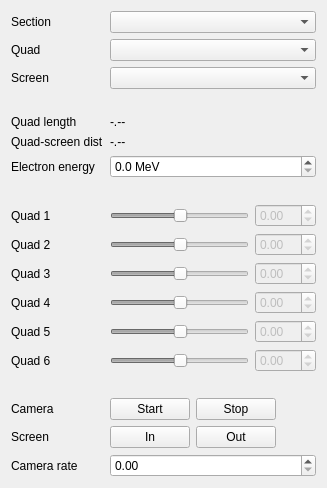
         <widget class="QWidget" name="quad_tab">
          <attribute name="title">
           <string>Devices</string>
          </attribute>
          <layout class="QHBoxLayout" name="horizontalLayout_5">
           <item>
            <layout class="QGridLayout" name="gridLayout">
             <item row="2" column="0">
              <widget class="QLabel" name="label_3">
               <property name="text">
                <string>Screen</string>
               </property>
              </widget>
             </item>
             <item row="16" column="1">
              <layout class="QHBoxLayout" name="horizontalLayout_4">
               <item>
                <widget class="QPushButton" name="screen_in_button">
                 <property name="maximumSize">
                  <size>
                   <width>100</width>
                   <height>16777215</height>
                  </size>
                 </property>
                 <property name="text">
                  <string>In</string>
                 </property>
                </widget>
               </item>
               <item>
                <widget class="QPushButton" name="screen_out_button">
                 <property name="maximumSize">
                  <size>
                   <width>100</width>
                   <height>16777215</height>
                  </size>
                 </property>
                 <property name="text">
                  <string>Out</string>
                 </property>
                </widget>
               </item>
               <item>
                <spacer name="horizontalSpacer_3">
                 <property name="orientation">
                  <enum>Qt::Horizontal</enum>
                 </property>
                 <property name="sizeHint" stdset="0">
                  <size>
                   <width>40</width>
                   <height>20</height>
                  </size>
                 </property>
                </spacer>
               </item>
              </layout>
             </item>
             <item row="15" column="0">
              <widget class="QLabel" name="label_7">
               <property name="text">
                <string>Camera</string>
               </property>
              </widget>
             </item>
             <item row="6" column="1">
              <widget class="QDoubleSpinBox" name="electron_energy_spinbox">
               <property name="suffix">
                <string> MeV</string>
               </property>
               <property name="decimals">
                <number>1</number>
               </property>
               <property name="maximum">
                <double>5000.000000000000000</double>
               </property>
              </widget>
             </item>
             <item row="1" column="1">
              <widget class="QComboBox" name="quad_combobox"/>
             </item>
             <item row="0" column="0">
              <widget class="QLabel" name="label">
               <property name="text">
                <string>Section</string>
               </property>
              </widget>
             </item>
             <item row="12" column="1">
              <layout class="QHBoxLayout" name="horizontalLayout_23">
               <item>
                <widget class="QSlider" name="quad5_slider">
                 <property name="enabled">
                  <bool>false</bool>
                 </property>
                 <property name="value">
                  <number>50</number>
                 </property>
                 <property name="orientation">
                  <enum>Qt::Horizontal</enum>
                 </property>
                </widget>
               </item>
               <item>
                <widget class="QDoubleSpinBox" name="quad5_spinbox">
                 <property name="enabled">
                  <bool>false</bool>
                 </property>
                 <property name="minimum">
                  <double>-99.000000000000000</double>
                 </property>
                 <property name="singleStep">
                  <double>0.050000000000000</double>
                 </property>
                </widget>
               </item>
              </layout>
             </item>
             <item row="5" column="0">
              <widget class="QLabel" name="label_5">
               <property name="text">
                <string>Quad-screen dist</string>
               </property>
              </widget>
             </item>
             <item row="2" column="1">
              <widget class="QComboBox" name="screen_combobox"/>
             </item>
             <item row="11" column="0">
              <widget class="QLabel" name="quad4_label">
               <property name="text">
                <string>Quad 4</string>
               </property>
              </widget>
             </item>
             <item row="4" column="0">
              <widget class="QLabel" name="label_4">
               <property name="text">
                <string>Quad length</string>
               </property>
              </widget>
             </item>
             <item row="8" column="1">
              <layout class="QHBoxLayout" name="horizontalLayout_19">
               <item>
                <widget class="QSlider" name="quad1_slider">
                 <property name="enabled">
                  <bool>false</bool>
                 </property>
                 <property name="value">
                  <number>50</number>
                 </property>
                 <property name="orientation">
                  <enum>Qt::Horizontal</enum>
                 </property>
                </widget>
               </item>
               <item>
                <widget class="QDoubleSpinBox" name="quad1_spinbox">
                 <property name="enabled">
                  <bool>false</bool>
                 </property>
                 <property name="maximumSize">
                  <size>
                   <width>16777215</width>
                   <height>16777215</height>
                  </size>
                 </property>
                 <property name="minimum">
                  <double>-99.000000000000000</double>
                 </property>
                 <property name="singleStep">
                  <double>0.050000000000000</double>
                 </property>
                </widget>
               </item>
              </layout>
             </item>
             <item row="13" column="0">
              <widget class="QLabel" name="quad6_label">
               <property name="text">
                <string>Quad 6</string>
               </property>
              </widget>
             </item>
             <item row="7" column="0">
              <spacer name="verticalSpacer_8">
               <property name="orientation">
                <enum>Qt::Vertical</enum>
               </property>
               <property name="sizeType">
                <enum>QSizePolicy::Preferred</enum>
               </property>
               <property name="sizeHint" stdset="0">
                <size>
                 <width>20</width>
                 <height>20</height>
                </size>
               </property>
              </spacer>
             </item>
             <item row="15" column="1">
              <layout class="QHBoxLayout" name="horizontalLayout_3">
               <item>
                <widget class="QPushButton" name="camera_start_button">
                 <property name="sizePolicy">
                  <sizepolicy hsizetype="Preferred" vsizetype="Fixed">
                   <horstretch>0</horstretch>
                   <verstretch>0</verstretch>
                  </sizepolicy>
                 </property>
                 <property name="maximumSize">
                  <size>
                   <width>100</width>
                   <height>16777215</height>
                  </size>
                 </property>
                 <property name="text">
                  <string>Start</string>
                 </property>
                </widget>
               </item>
               <item>
                <widget class="QPushButton" name="camera_stop_button">
                 <property name="sizePolicy">
                  <sizepolicy hsizetype="Preferred" vsizetype="Fixed">
                   <horstretch>0</horstretch>
                   <verstretch>0</verstretch>
                  </sizepolicy>
                 </property>
                 <property name="maximumSize">
                  <size>
                   <width>100</width>
                   <height>16777215</height>
                  </size>
                 </property>
                 <property name="text">
                  <string>Stop</string>
                 </property>
                </widget>
               </item>
               <item>
                <spacer name="horizontalSpacer_2">
                 <property name="orientation">
                  <enum>Qt::Horizontal</enum>
                 </property>
                 <property name="sizeHint" stdset="0">
                  <size>
                   <width>40</width>
                   <height>20</height>
                  </size>
                 </property>
                </spacer>
               </item>
              </layout>
             </item>
             <item row="10" column="0">
              <widget class="QLabel" name="quad3_label">
               <property name="text">
                <string>Quad 3</string>
               </property>
              </widget>
             </item>
             <item row="4" column="1">
              <widget class="QLabel" name="quad_length_label">
               <property name="text">
                <string>-.--</string>
               </property>
              </widget>
             </item>
             <item row="14" column="0">
              <spacer name="verticalSpacer_2">
               <property name="orientation">
                <enum>Qt::Vertical</enum>
               </property>
               <property name="sizeHint" stdset="0">
                <size>
                 <width>20</width>
                 <height>20</height>
                </size>
               </property>
              </spacer>
             </item>
             <item row="13" column="1">
              <layout class="QHBoxLayout" name="horizontalLayout_24">
               <item>
                <widget class="QSlider" name="quad6_slider">
                 <property name="enabled">
                  <bool>false</bool>
                 </property>
                 <property name="value">
                  <number>50</number>
                 </property>
                 <property name="orientation">
                  <enum>Qt::Horizontal</enum>
                 </property>
                </widget>
               </item>
               <item>
                <widget class="QDoubleSpinBox" name="quad6_spinbox">
                 <property name="enabled">
                  <bool>false</bool>
                 </property>
                 <property name="minimum">
                  <double>-99.000000000000000</double>
                 </property>
                 <property name="singleStep">
                  <double>0.050000000000000</double>
                 </property>
                </widget>
               </item>
              </layout>
             </item>
             <item row="0" column="1">
              <widget class="QComboBox" name="section_combobox"/>
             </item>
             <item row="6" column="0">
              <widget class="QLabel" name="label_6">
               <property name="text">
                <string>Electron energy</string>
               </property>
              </widget>
             </item>
             <item row="16" column="0">
              <widget class="QLabel" name="label_8">
               <property name="text">
                <string>Screen</string>
               </property>
              </widget>
             </item>
             <item row="12" column="0">
              <widget class="QLabel" name="quad5_label">
               <property name="text">
                <string>Quad 5</string>
               </property>
              </widget>
             </item>
             <item row="1" column="0">
              <widget class="QLabel" name="label_2">
               <property name="text">
                <string>Quad</string>
               </property>
              </widget>
             </item>
             <item row="9" column="1">
              <layout class="QHBoxLayout" name="horizontalLayout_20">
               <item>
                <widget class="QSlider" name="quad2_slider">
                 <property name="enabled">
                  <bool>false</bool>
                 </property>
                 <property name="value">
                  <number>50</number>
                 </property>
                 <property name="orientation">
                  <enum>Qt::Horizontal</enum>
                 </property>
                </widget>
               </item>
               <item>
                <widget class="QDoubleSpinBox" name="quad2_spinbox">
                 <property name="enabled">
                  <bool>false</bool>
                 </property>
                 <property name="minimum">
                  <double>-99.000000000000000</double>
                 </property>
                 <property name="singleStep">
                  <double>0.050000000000000</double>
                 </property>
                </widget>
               </item>
              </layout>
             </item>
             <item row="3" column="0">
              <spacer name="verticalSpacer">
               <property name="orientation">
                <enum>Qt::Vertical</enum>
               </property>
               <property name="sizeType">
                <enum>QSizePolicy::Preferred</enum>
               </property>
               <property name="sizeHint" stdset="0">
                <size>
                 <width>20</width>
                 <height>20</height>
                </size>
               </property>
              </spacer>
             </item>
             <item row="5" column="1">
              <widget class="QLabel" name="quad_screen_dist_label">
               <property name="text">
                <string>-.--</string>
               </property>
              </widget>
             </item>
             <item row="11" column="1">
              <layout class="QHBoxLayout" name="horizontalLayout_22">
               <item>
                <widget class="QSlider" name="quad4_slider">
                 <property name="enabled">
                  <bool>false</bool>
                 </property>
                 <property name="value">
                  <number>50</number>
                 </property>
                 <property name="orientation">
                  <enum>Qt::Horizontal</enum>
                 </property>
                </widget>
               </item>
               <item>
                <widget class="QDoubleSpinBox" name="quad4_spinbox">
                 <property name="enabled">
                  <bool>false</bool>
                 </property>
                 <property name="minimum">
                  <double>-99.000000000000000</double>
                 </property>
                 <property name="singleStep">
                  <double>0.050000000000000</double>
                 </property>
                </widget>
               </item>
              </layout>
             </item>
             <item row="9" column="0">
              <widget class="QLabel" name="quad2_label">
               <property name="text">
                <string>Quad 2</string>
               </property>
              </widget>
             </item>
             <item row="10" column="1">
              <layout class="QHBoxLayout" name="horizontalLayout_21">
               <item>
                <widget class="QSlider" name="quad3_slider">
                 <property name="enabled">
                  <bool>false</bool>
                 </property>
                 <property name="value">
                  <number>50</number>
                 </property>
                 <property name="orientation">
                  <enum>Qt::Horizontal</enum>
                 </property>
                </widget>
               </item>
               <item>
                <widget class="QDoubleSpinBox" name="quad3_spinbox">
                 <property name="enabled">
                  <bool>false</bool>
                 </property>
                 <property name="minimum">
                  <double>-99.000000000000000</double>
                 </property>
                 <property name="singleStep">
                  <double>0.050000000000000</double>
                 </property>
                </widget>
               </item>
              </layout>
             </item>
             <item row="8" column="0">
              <widget class="QLabel" name="quad1_label">
               <property name="text">
                <string>Quad 1</string>
               </property>
              </widget>
             </item>
             <item row="17" column="0">
              <widget class="QLabel" name="label_42">
               <property name="text">
                <string>Camera rate</string>
               </property>
              </widget>
             </item>
             <item row="17" column="1">
              <widget class="QDoubleSpinBox" name="camera_framerate_spinbox"/>
             </item>
            </layout>
           </item>
          </layout>
         </widget>
